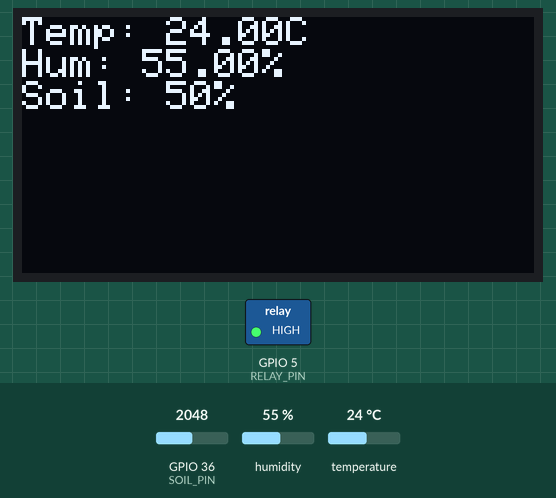
Recording of a sketch running on a simulated ESP32. Parts: 128×64 one-colour display, switched loads named in the sketch (green lamp = pin HIGH). The test bench sets the inputs (shaded band); at power-on: GPIO 36 (SOIL_PIN) = 2048, humidity 55 %, temperature 24 °C.

Above: at 2.9 s.
3.0 s: GPIO 36 (SOIL_PIN) set to 1280
At 5.1 s:
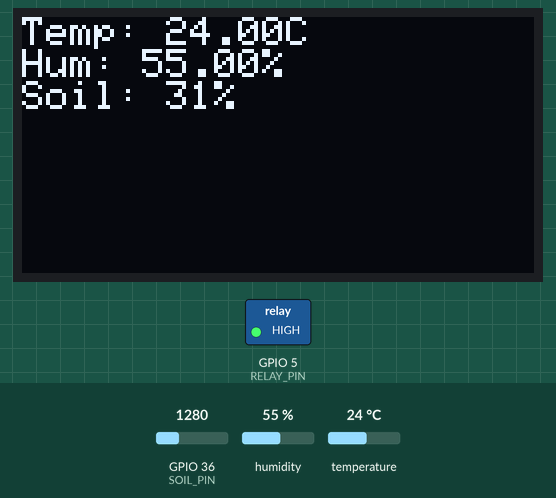
5.7 s: GPIO 36 (SOIL_PIN) set to 1175
At 7.3 s:
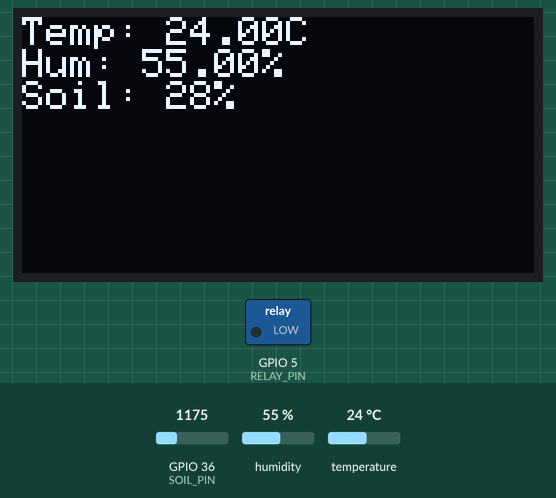
8.4 s: humidity set to 22 %
At 11.5 s:
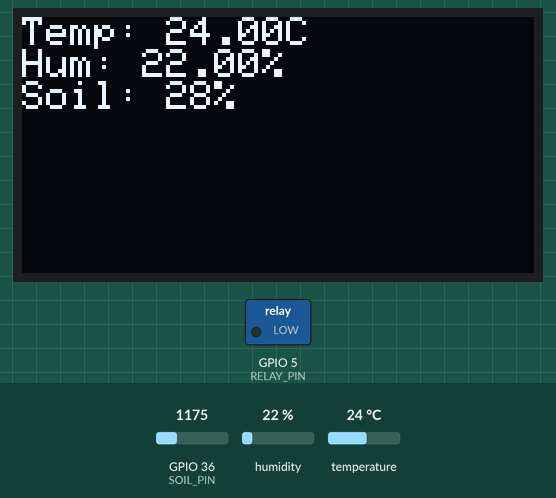
11.8 s: temperature set to 12 °C
At 13.6 s:
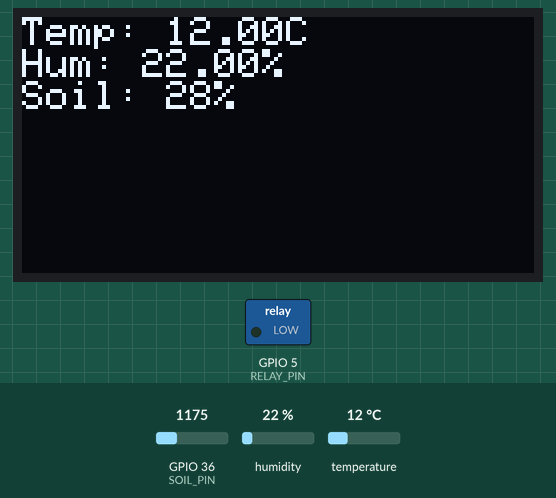
14.5 s: humidity set to 40 %
At 17.6 s:
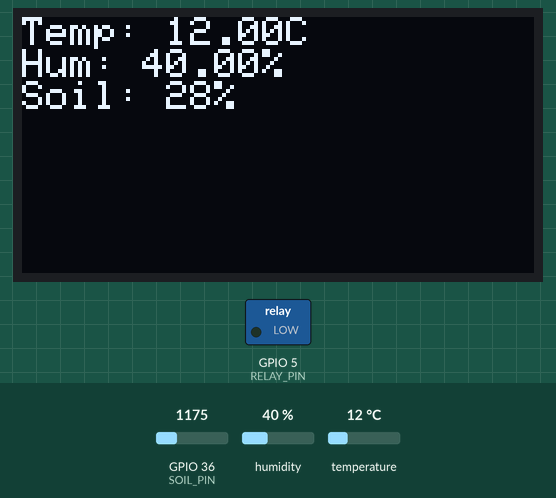
17.9 s: GPIO 36 (SOIL_PIN) set to 1228
Timing chart, 0 to 20.9 s (numbered marks = the images above; inputs shaded):
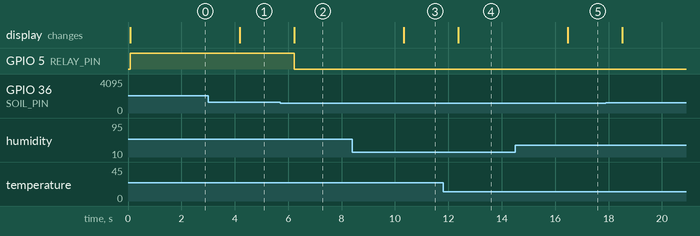

Measured:
- the behaviour switches between 1229 and 1228 on GPIO 36 (SOIL_PIN) (found by bisection; images 1 and 2)
- after the input at 3.0 s, the display: changes after 1.2 s (image 1)
- after the input at 5.7 s, GPIO 5 (RELAY_PIN): HIGH → LOW after 0.53 s; the display: changes after 0.53 s (image 2)
- after the input at 8.4 s, the display: changes after 1.9 s (image 3)
- after the input at 11.8 s, the display: changes after 0.57 s (image 4)
- after the input at 14.5 s, the display: changes after 2.0 s (image 5)

The sketch:

sketch.ino
```cpp
#include <Wire.h>
#include <Adafruit_GFX.h>
#include <Adafruit_SSD1306.h>
#include <DHT.h>

#define SCREEN_WIDTH 128
#define SCREEN_HEIGHT 64
Adafruit_SSD1306 display(SCREEN_WIDTH, SCREEN_HEIGHT, &Wire, -1);
#define DHTPIN 4
#define DHTTYPE DHT11
DHT dht(DHTPIN, DHTTYPE);
#define SOIL_PIN 36  // VP
#define RELAY_PIN 5

void setup() {
  Serial.begin(115200);
  dht.begin();
  pinMode(RELAY_PIN, OUTPUT);
  if(!display.begin(SSD1306_SWITCHCAPVCC, 0x3C)) { }
  display.clearDisplay();
}

void loop() {
  float h = dht.readHumidity();
  float t = dht.readTemperature();
  int soilRaw = analogRead(SOIL_PIN);
  int soilMoisture = map(soilRaw, 0, 4095, 0, 100);

  display.clearDisplay();
  display.setTextSize(1);
  display.setCursor(0,0);
  display.print("Temp: "); display.print(t); display.println("C");
  display.print("Hum: "); display.print(h); display.println("%");
  display.print("Soil: "); display.print(soilMoisture); display.println("%");
  display.display();

  if (soilMoisture < 30) { digitalWrite(RELAY_PIN, LOW); }  // Activate pump
  else { digitalWrite(RELAY_PIN, HIGH); }
  delay(2000);
}
```
